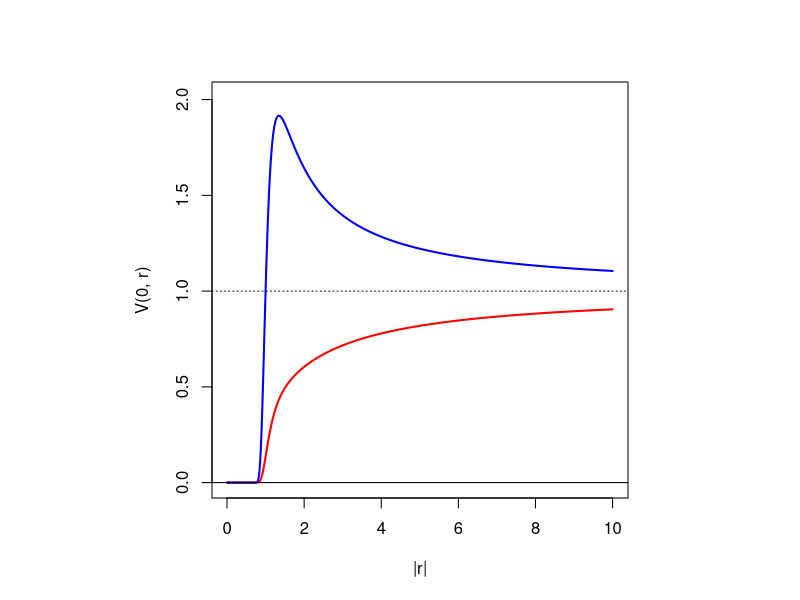
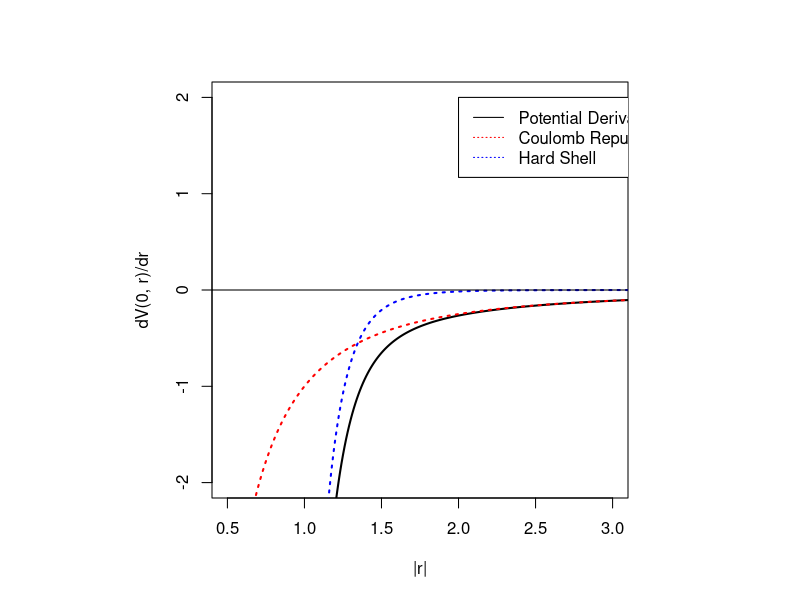
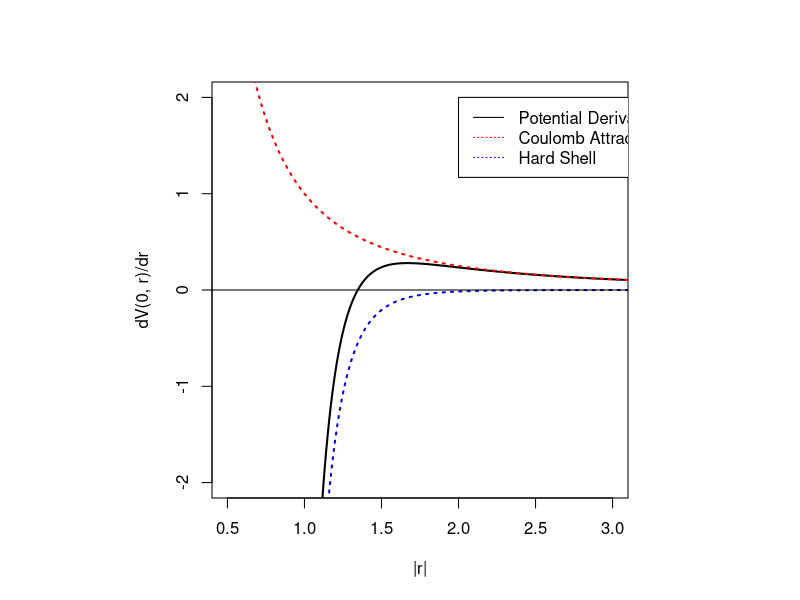
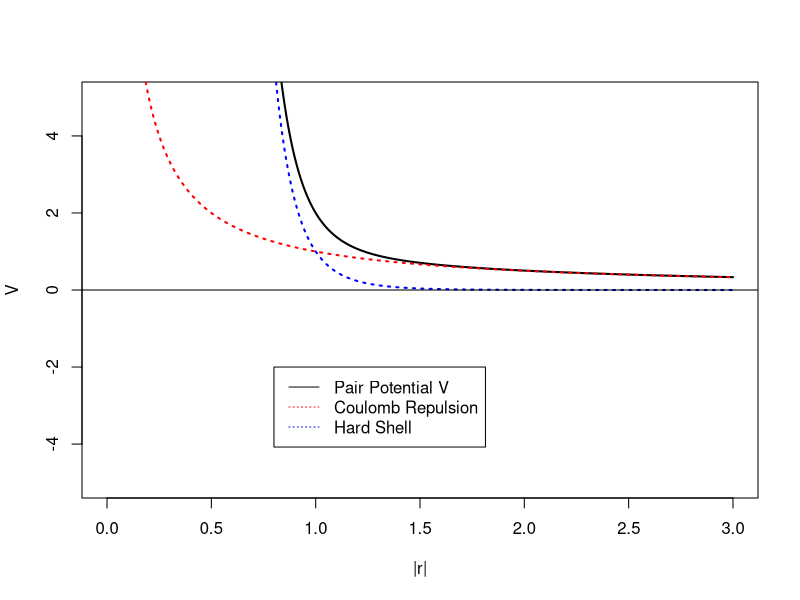
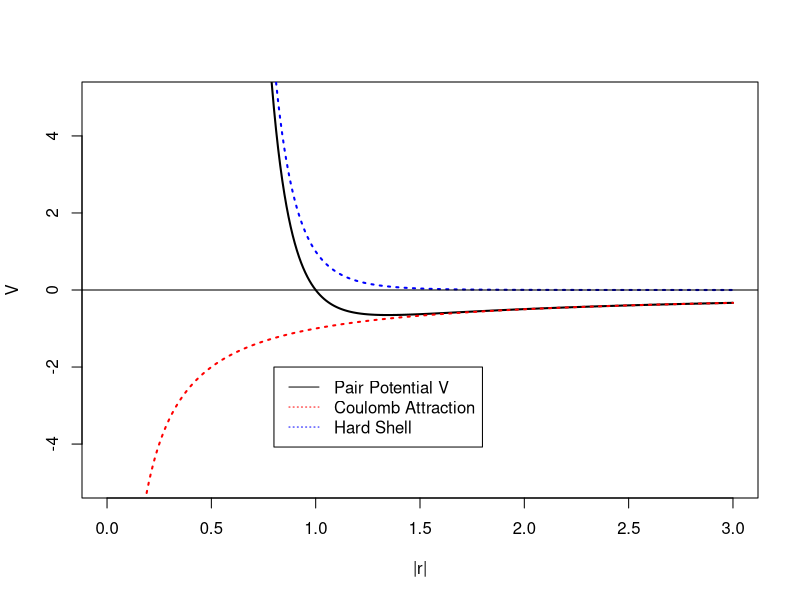

Write R code to recreate these figures, in order.
## ---- chunk 1
knitr::opts_chunk$set(echo = FALSE)
library(plotrix)
## ---- chunk 2
step  <- 0.01
x     <- seq(from=0, to=3, by=step)
N     <- length(x)

v1  <- 1/x
v2  <- 1/x**8

yhigh <- 5
ylow  <- -5

par(pty="s")

pdf("pairpotential_repulsion.pdf")
plot (x,  v1+v2, type='l', col='black', lwd=2, lty=1, ylim=c(ylow,yhigh), xlab='|r|', ylab='V')
lines(x,  v1   , type='l', col='red'  , lwd=2, lty=3)
lines(x,  v2   , type='l', col='blue' , lwd=2, lty=3)
abline(h=0)
legend(0.8, -2, legend=c("Pair Potential V", "Coulomb Repulsion", "Hard Shell"),col=c("black", "red", "blue"), lty=c(1,3,3))
dev.off()

pdf("pairpotential_attraction.pdf")
plot (x, -v1+v2, type='l', col='black', lwd=2, lty=1, ylim=c(ylow,yhigh), xlab='|r|', ylab='V')
lines(x, -v1   , type='l', col='red'  , lwd=2, lty=3)
lines(x,  v2   , type='l', col='blue' , lwd=2, lty=3)
abline(h=0)
legend(0.8, -2, legend=c("Pair Potential V", "Coulomb Attraction", "Hard Shell"),col=c("black", "red", "blue"), lty=c(1,3,3))
dev.off()
## ---- chunk 3
step  <- 0.01
x     <- seq(from=0.01, to=10, by=step)
N     <- length(x)

v1  <- 1/x
v2  <- 1/x**8

heat <- 1

yhigh <- max(exp(-1/heat*(-v1+v2)))*1.05
ylow  <- 0

plot (x,  exp(-1/heat*(+v1+v2)), type='l', col='red' , lwd=2, lty=1, ylim=c(ylow,yhigh), xlab='|r|', ylab='V(0, r)')
lines(x,  exp(-1/heat*(-v1+v2)), type='l', col='blue', lwd=2, lty=1)
abline(h=1, lty=3)
abline(h=0)
legend(6, 3, legend=c("Coulomb Repulsion", "Coulomb Attraction"),col=c("red", "blue"), lty=c(1,1))

## ---- chunk 4
abl_1 <- -1/x**2
abl_2 <- -8/x**9

yhigh <-  2 
ylow  <- -2

plot (x,  abl_1+abl_2, type='l', col='black', lwd=2, lty=1, xlim=c(0.5,3.0), ylim=c(ylow,yhigh), xlab='|r|', ylab='dV(0, r)/dr')
lines(x,  abl_1      , type='l', col='red'  , lwd=2, lty=3)
lines(x,  abl_2      , type='l', col='blue' , lwd=2, lty=3)
abline(h=0)
legend(2, 2, legend=c("Potential Derivative", "Coulomb Repulsion", "Hard Shell"),col=c("black", "red", "blue"), lty=c(1,3,3))

plot (x, -abl_1+abl_2, type='l', col='black', lwd=2, lty=1, xlim=c(0.5,3.0), ylim=c(ylow,yhigh), xlab='|r|', ylab='dV(0, r)/dr')
lines(x, -abl_1      , type='l', col='red'  , lwd=2, lty=3)
lines(x,  abl_2      , type='l', col='blue' , lwd=2, lty=3)
abline(h=0)
legend(2, 2, legend=c("Potential Derivative", "Coulomb Attraction", "Hard Shell"),col=c("black", "red", "blue"), lty=c(1,3,3))
## ---- chunk 5

